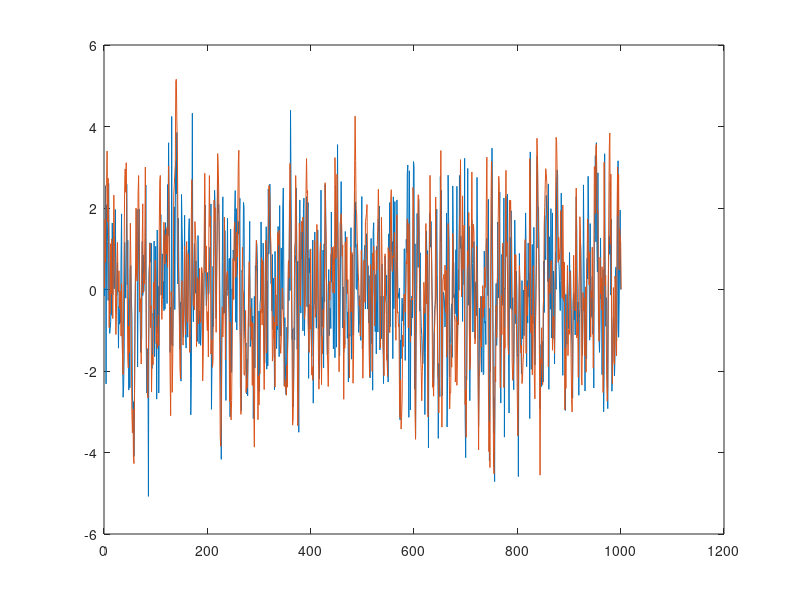
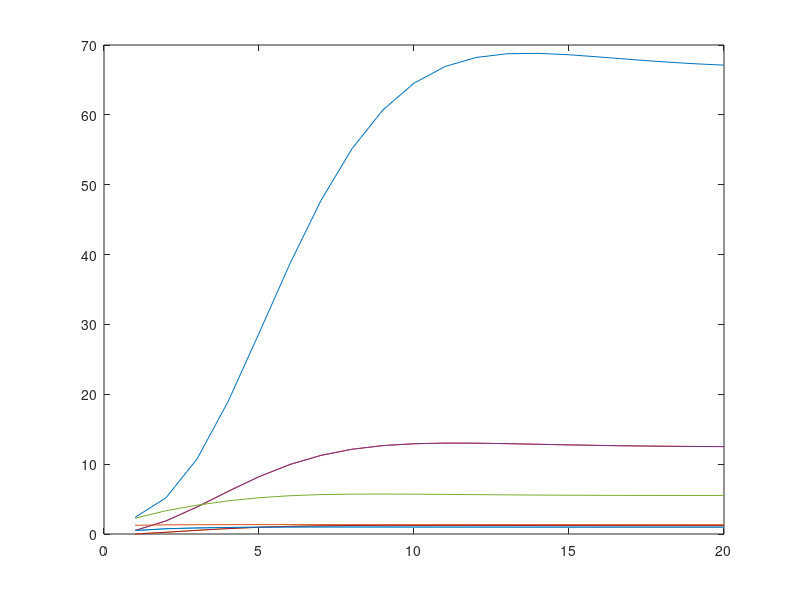

Recreate these plots in MATLAB, in order.
clear all
clc
close all

%%

A=[0.5 1 0;0 0.5 1;0 0 0.5];
C=[1 0 0];

mu=[0 0 0];
Q=eye(3);
R=1;

x0=[0 0 0]'; %initial state
P_previous= eye(3); %initial covariance
iterations=1000;
states=3;
original=zeros(1,iterations+1);
estimated=zeros(3,iterations+1);


%%
for i=1:iterations
    i
    P_=A*P_previous*A'+Q;
    K=P_*C'*inv(C*P_*C'+R);
    
    x_=A*x0;
    x0=x_+K*(C*(A*x_+mvnrnd(mu,Q)')+mvnrnd(0,1)-C*x_);
    original(1,i)=C*(A*x_+mvnrnd(mu,Q)');
    estimated(:,i)=x0;
    
    P_previous=(Q-K*C)*P_;
   
    
end
    
    
%%
figure()
plot(original)

hold on

plot(estimated(1,:))
    

%%

clear all
clc
close all


% riccati equation


P_prev=eye(3);
A=[0.5 1 0;0 0.5 1;0 0 0.5];
C=[1 0 0];

mu=[0 0 0];
Q=eye(3);
R=1;

for i=1:20
i
P_=A*P_prev*A'+Q+A*P_prev*C'*inv(C*P_prev*C'+R)*C*P_prev*A';
P_prev=P_;
p1(1,i)=P_(1,1);
p2(1,i)=P_(1,2);
p3(1,i)=P_(1,3);
p4(1,i)=P_(2,1);
p5(1,i)=P_(2,2);
p6(1,i)=P_(2,3);
p7(1,i)=P_(3,1);
p8(1,i)=P_(3,2);
p9(1,i)=P_(3,3);

end

%%
figure()
plot(p1)
hold on
plot(p2)
hold on
plot(p3)
hold on
plot(p4)
hold on
plot(p5)
hold on
plot(p6)
hold on
plot(p7)
hold on
plot(p8)
hold on
plot(p9)

